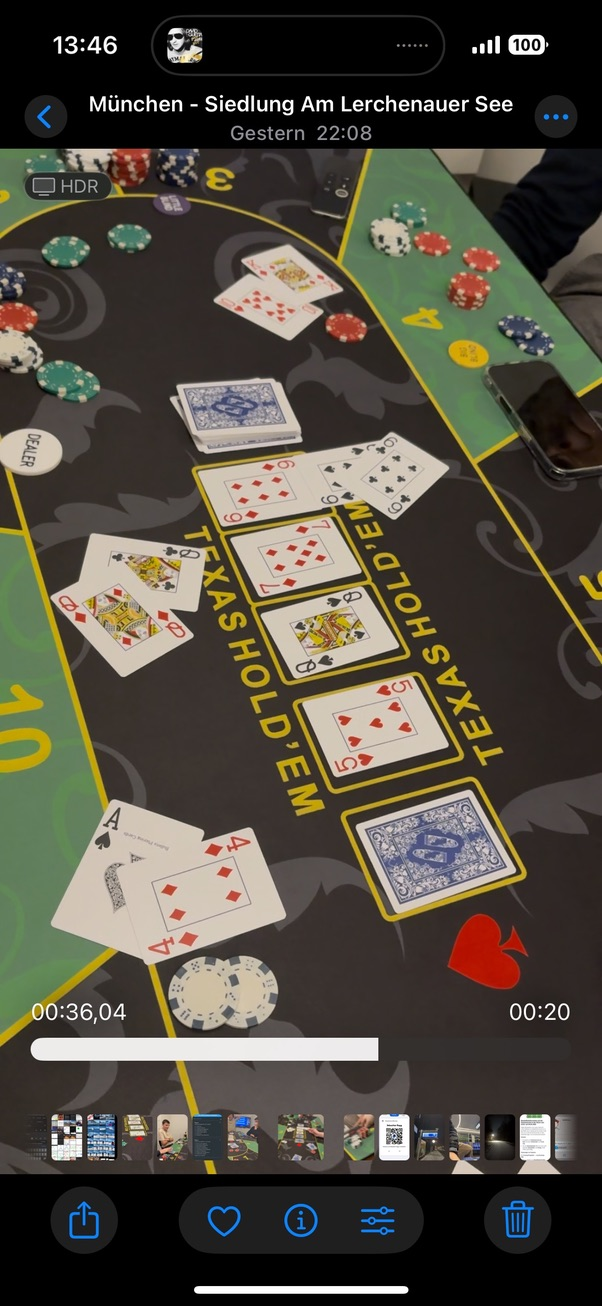
#> input picture server/src/classifier/table/images/0C3C480E-1EF4-4E38-9525-38E93ACCCA61_1_105_c.jpeg, 602 x 1306 px; its folder holds only this picture in this run
$ python table.py
#> lines starting #> are read from the running program, lines starting #| are printed output that depends on the picture; after the words box and inside, x2 and y2 are one past the last pixel; in counts of white or black regions, pixels touching at a corner belong together
import cv2
import numpy as np
import os


def refine_bounding_box(image, coordinates, padding=0.05):
    """
    Refine the bounding box using provided coordinates of the spades or target regions.
    :param image: Original image.
    :param coordinates: List of coordinates (x, y, w, h) for detected objects (spades, etc.).
    :param padding: Padding percentage to add around the bounding box.
    :return: Refined bounding box (x_min, y_min, x_max, y_max).
    """
    if len(coordinates) == 0:
        return 0, 0, image.shape[1], image.shape[0]  # If no objects, return the full image

    # Initialize bounds
    x_min, y_min, x_max, y_max = image.shape[1], image.shape[0], 0, 0

    # Calculate the bounding box around all provided coordinates
    for x, y, w, h in coordinates:
        x_min = min(x_min, x)
        y_min = min(y_min, y)
        x_max = max(x_max, x + w)
        y_max = max(y_max, y + h)

    # Calculate padding based on image size
    padding_x = int(padding * image.shape[1])
    padding_y = int(padding * image.shape[0])

    # Apply padding and ensure bounds are within image dimensions
    x_min = max(0, x_min - padding_x)
    y_min = max(0, y_min - padding_y)
    x_max = min(image.shape[1], x_max + padding_x)
    y_max = min(image.shape[0], y_max + padding_y)

    return x_min, y_min, x_max, y_max


def detect_regions(image):
    """
    Detect the coordinates of the two red spades and yellow rectangles.
    :param image: Input image.
    :return: Detected coordinates, visualization mask.
    """
    # Convert the image to HSV color space
    hsv = cv2.cvtColor(image, cv2.COLOR_BGR2HSV)

    # Detect red regions (spades)
    red_lower1 = np.array([0, 120, 70])
    red_upper1 = np.array([10, 255, 255])
    red_lower2 = np.array([170, 120, 70])
    red_upper2 = np.array([180, 255, 255])
    mask_red = cv2.inRange(hsv, red_lower1, red_upper1) + cv2.inRange(hsv, red_lower2, red_upper2)

    # Detect yellow regions (rectangles)
    yellow_lower = np.array([20, 100, 100])
    yellow_upper = np.array([30, 255, 255])
    mask_yellow = cv2.inRange(hsv, yellow_lower, yellow_upper)

    # Combine masks
    combined_mask = cv2.bitwise_or(mask_red, mask_yellow)

    # Find contours
    contours, _ = cv2.findContours(combined_mask, cv2.RETR_EXTERNAL, cv2.CHAIN_APPROX_SIMPLE)

    # Separate spades (red) and rectangles (yellow)
    spades = []
    others = []
    for contour in contours:
        x, y, w, h = cv2.boundingRect(contour)
        aspect_ratio = float(w) / h
        if aspect_ratio > 0.5 and aspect_ratio < 1.5 and w > 30 and h > 30:  # Likely spades
            spades.append((x, y, w, h))
        elif w > 50 and h > 50:  # Larger areas for yellow rectangles
            others.append((x, y, w, h))

    # Create a visualization of the mask
    mask_visualization = np.zeros_like(image)
    mask_visualization[:, :, 2] = mask_red  # Red areas highlighted in red
    mask_visualization[:, :, 1] = mask_yellow  # Yellow areas highlighted in green

    return spades, others, mask_visualization


def crop_and_transform(image, spades, padding=0.05):
    """
    Crop and transform the image to focus on the area of interest.
    :param image: Original input image.
    :param spades: Coordinates of detected spades.
    :param padding: Padding percentage around the bounding box.
    :return: Highlighted image and cropped image.
    """
    if len(spades) < 2:
        print("Error: Could not detect two spades. Returning the full image.")
        return image, image

    # Sort spades by x-coordinate to determine the left and right spades
    spades = sorted(spades, key=lambda x: x[0])
    left_spade = spades[0]
    right_spade = spades[-1]

    # Define the bounding box from the left spade to the right spade
    x_min, y_min, x_max, y_max = refine_bounding_box(image, [left_spade, right_spade], padding)

    # Crop the image to this bounding box
    cropped_image = image[y_min:y_max, x_min:x_max]

    # Resize the cropped area for consistent display
    resized_image = cv2.resize(cropped_image, (800, 600), interpolation=cv2.INTER_CUBIC)

    # Highlight the selected area in the original image
    highlighted_image = image.copy()
    cv2.rectangle(highlighted_image, (x_min, y_min), (x_max, y_max), (0, 255, 0), 3)

    return highlighted_image, resized_image


def process_image(image):
    """
    Process the input image to detect, highlight, and crop the desired region.
    :param image: Input image.
    :return: Highlighted original image, cropped image, and mask visualization.
    """
    # Detect regions of interest
    spades, others, mask_visualization = detect_regions(image)

    # Highlight detected spades and rectangles with nametags
    for x, y, w, h in spades:
        cv2.rectangle(image, (x, y), (x + w, y + h), (0, 0, 255), 3)  # Red border for spades
        cv2.putText(image, "Spade", (x, y - 10), cv2.FONT_HERSHEY_SIMPLEX, 0.5, (0, 0, 255), 2)  # Nametag for spades
    for x, y, w, h in others:
        cv2.rectangle(image, (x, y), (x + w, y + h), (0, 255, 255), 3)  # Yellow border for rectangles
        cv2.putText(image, "Rectangle", (x, y - 10), cv2.FONT_HERSHEY_SIMPLEX, 0.5, (0, 255, 255),
                    2)  # Nametag for rectangles

    # Crop and highlight the area of interest
    highlighted_image, cropped_image = crop_and_transform(image, spades)

    return highlighted_image, cropped_image, mask_visualization


def load_and_test_images_in_folder(folder_path):
    """
    Load and process all images in the specified folder.
    :param folder_path: Path containing input images.
    """
#> called with folder_path = 'images'
    for filename in os.listdir(folder_path):
        file_path = os.path.join(folder_path, filename)

        if filename.lower().endswith(('.png', '.jpg', '.jpeg', '.bmp', '.tiff')):
            # Read the image
            image = cv2.imread(file_path)
#> image is the input picture: shape (1306, 602, 3); mean B, G, R 63.9, 75.3, 80.1

            if image is None:
                print(f"Error: Could not load image at {file_path}")
                continue

            print(f"Processing image: {filename}")

            # Process the image
            highlighted_image, cropped_image, mask_visualization = process_image(image)
#> in detect_regions, `contours, _ = cv2.findContours(combined_mask, cv2.RETR_EXTERNAL, cv2.C..`: contours = 190 contours, 110 with area under 20; largest, box (x1, y1, x2, y2) and area: (191, 451, 411, 685) 20848, (340, 776, 527, 922) 17082, (292, 672, 464, 794) 13468, (447, 913, 528, 991) 4033, (189, 149, 602, 664) 2950
#> the loop in detect_regions, `for contour in contours:` made 190 passes
#> (x, y, w, h, aspect_ratio) on passes 1, 3, 5: (204, 1160, 13, 14, 0.929), (233, 1157, 1, 1, 1), (162, 1157, 4, 4, 1)
#> after the loop in detect_regions, `for contour in contours:`: others = [(0, 468, 110, 343)]; spades = [(0, 1011, 34, 36), (40, 948, 77, 63), (447, 913, 81, 78), (287, 783, 38, 33), (340, 776, 187, 146), (0, 728, 51, 44), (292, 672, 172, 122), (191, 451, 220, 234), (325, 312, 43, 31), (449, 273, 39, 36), (189, 149, 413, 515), (110, 148, 41, 39)]
#> in detect_regions, `mask_visualization[:, :, 1] = mask_yellow`:
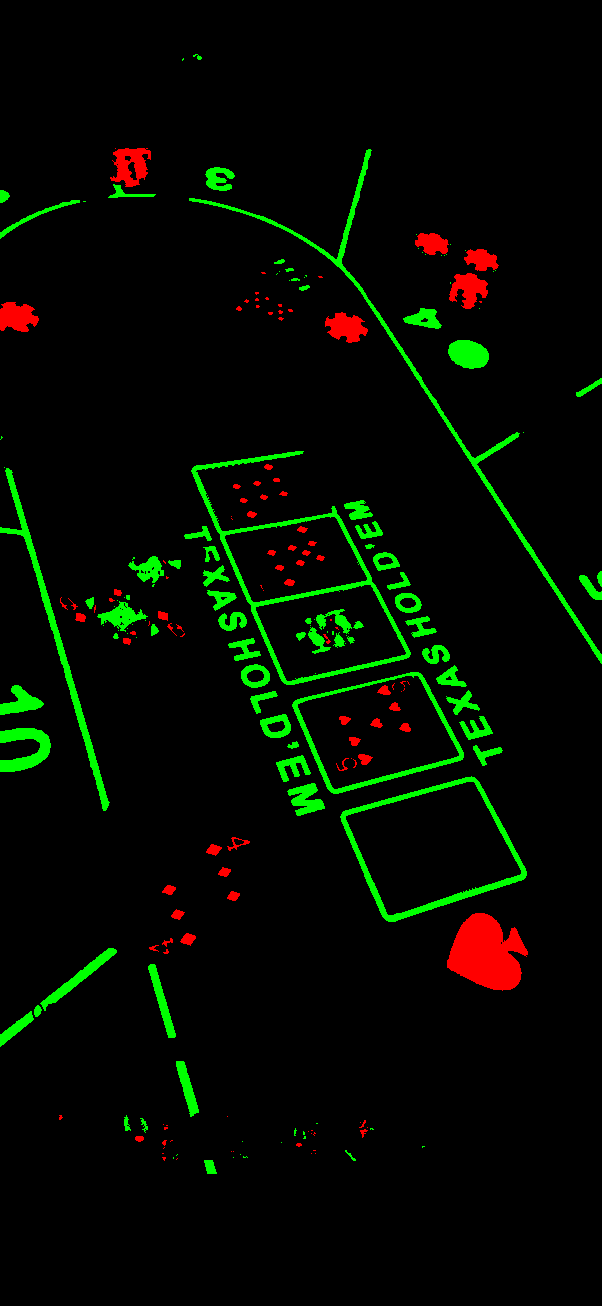
#> mask_visualization: shape (1306, 602, 3); mean of channels 0, 1, 2 0, 10.4, 3.7; drawn as B, G, R
#> in process_image, `spades, others, mask_visualization = detect_regions(image)`: others = [(0, 468, 110, 343)]
#> the loop in process_image, `for x, y, w, h in spades:` made 12 passes
#> after the loop in process_image, `for x, y, w, h in spades:`:
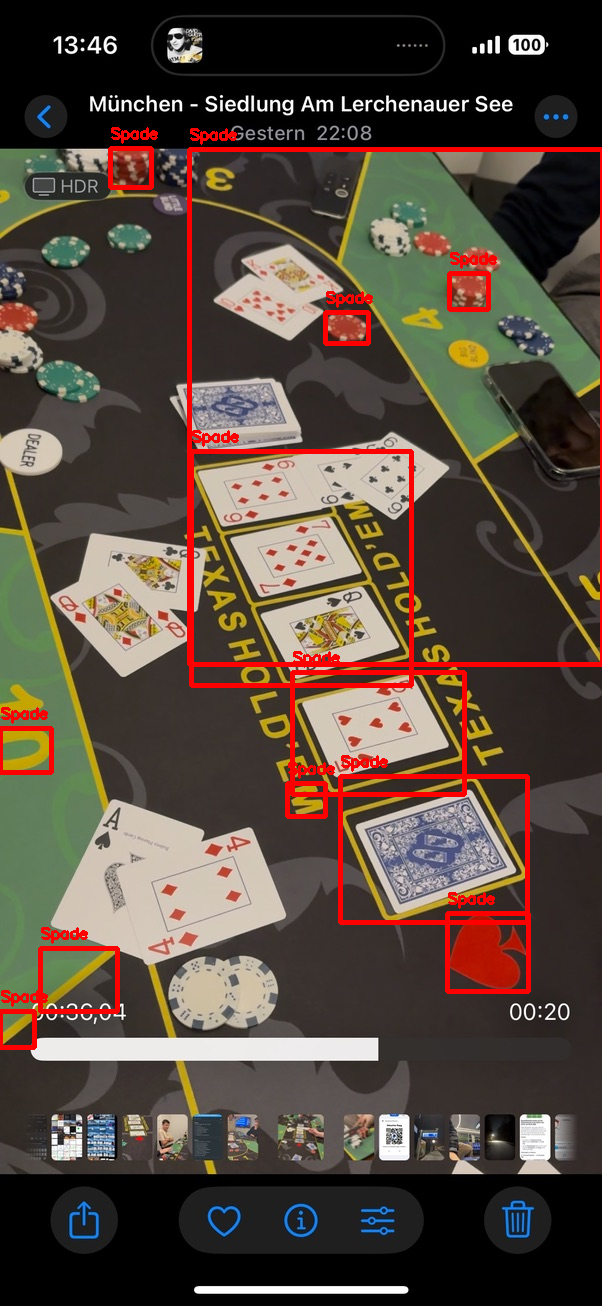
#> image: shape (1306, 602, 3); 3.72% of pixels changed, all inside (x1, y1, x2, y2) = (0, 127, 602, 1050)
#> the loop in process_image, `for x, y, w, h in others:` made 1 pass
#> after the loop in process_image, `for x, y, w, h in others:`:
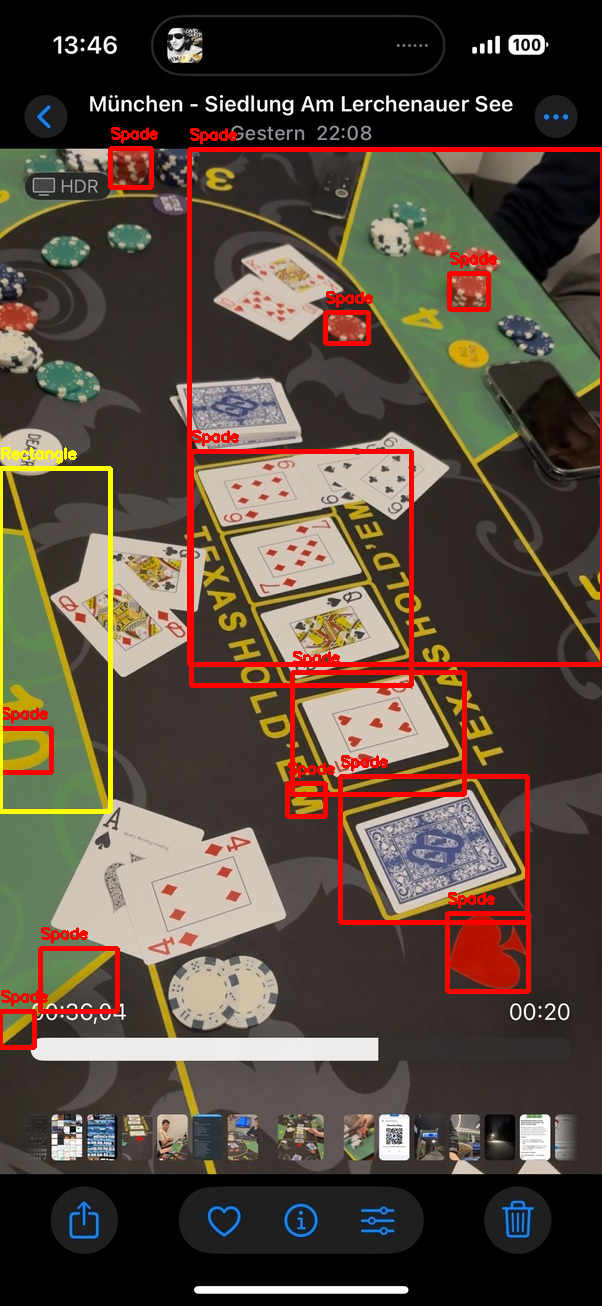
#> image: shape (1306, 602, 3); 0.56% of pixels changed, all inside (x1, y1, x2, y2) = (0, 447, 113, 814)
#> in crop_and_transform, `spades = sorted(spades, key=lambda x: x[0])`: spades = [(0, 1011, 34, 36), (0, 728, 51, 44), (40, 948, 77, 63), (110, 148, 41, 39), (189, 149, 413, 515), (191, 451, 220, 234), (287, 783, 38, 33), (292, 672, 172, 122), (325, 312, 43, 31), (340, 776, 187, 146), (447, 913, 81, 78), (449, 273, 39, 36)]
#> in crop_and_transform, `left_spade = spades[0]`: left_spade = (0, 1011, 34, 36)
#> in crop_and_transform, `right_spade = spades[-1]`: right_spade = (449, 273, 39, 36)
#> in crop_and_transform, `x_min, y_min, x_max, y_max = refine_bounding_box(image, [left_spade, r..`: x_min = 0; y_min = 208; x_max = 518; y_max = 1112
#> in crop_and_transform, `cv2.rectangle(highlighted_image, (x_min, y_min), (x_max, y_max), (0, 2..`:
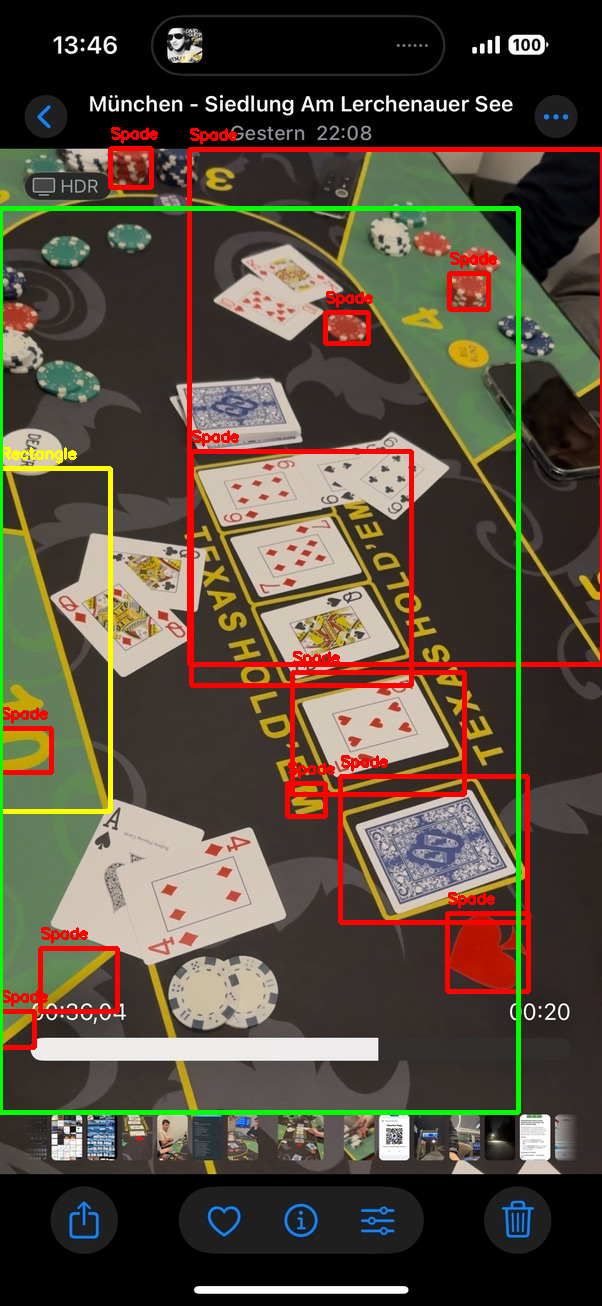
#> highlighted_image: shape (1306, 602, 3); 1.58% of pixels changed, all inside (x1, y1, x2, y2) = (0, 206, 521, 1115)

            # Show the results
            cv2.imshow("Original Image with Highlighted Objects", highlighted_image)
            cv2.imshow("Cropped and Resized Image", cropped_image)
            cv2.imshow("Color Highlighted Mask (Red and Yellow)", mask_visualization)

            # Wait until a key is pressed
            cv2.waitKey(0)

    # Close all OpenCV windows
    cv2.destroyAllWindows()


# Specify the folder path containing the input images
test_folder_path = "images"  # Change this to your folder path

# Process the images
load_and_test_images_in_folder(test_folder_path)

$ run again, on server/src/classifier/table/images/25014D07-9DD4-4F6D-AF3D-BA7E0598EBB3_4_5005_c.jpeg
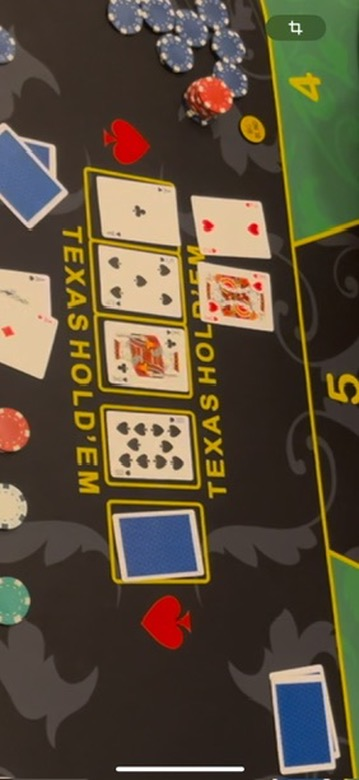
#> input picture server/src/classifier/table/images/25014D07-9DD4-4F6D-AF3D-BA7E0598EBB3_4_5005_c.jpeg, 359 x 780 px
#> in load_and_test_images_in_folder, image is the input picture: shape (780, 359, 3); mean B, G, R 58.7, 78.4, 90.5
#> hsv: shape (780, 359, 3); mean H, S, V 23.7, 105.1, 96.6
#> mask_red: shape (780, 359); 2.8% white; 28 white regions (10 under 20 px), largest, box (x1, y1, x2, y2) and area: (140, 594, 193, 651) 2003, (101, 117, 152, 167) 1686, (185, 76, 235, 120) 1407
#> mask_yellow: shape (780, 359); 6.3% white; 59 white regions (27 under 20 px), largest, box (x1, y1, x2, y2) and area: (267, 35, 359, 780) 3796, (83, 166, 194, 399) 3615, (106, 499, 210, 584) 1679
#> combined_mask: shape (780, 359); 9.1% white; 87 white regions (37 under 20 px)
#> contours = 62 contours, 16 with area under 20; largest, box (x1, y1, x2, y2) and area: (83, 166, 194, 399) 14660, (106, 499, 210, 584) 7988, (99, 404, 201, 490) 7585, (267, 35, 359, 780) 2964, (140, 594, 193, 651) 1922
#> the loop in detect_regions, `for contour in contours:` made 62 passes
#> (x, y, w, h, aspect_ratio) on passes 1, 3, 4, 5, 6, 7, 8, 9: (349, 779, 1, 1, 1), (140, 594, 53, 57, 0.93), (106, 499, 104, 85, 1.22), (208, 481, 19, 17, 1.12), (78, 471, 22, 23, 0.957), (206, 459, 19, 18, 1.06), (76, 447, 22, 19, 1.16), (204, 437, 19, 19, 1)
#> after the loop in detect_regions, `for contour in contours:`: others = [(83, 166, 111, 233), (267, 35, 92, 745)]; spades = [(140, 594, 53, 57), (106, 499, 104, 85), (0, 406, 32, 47), (99, 404, 102, 86), (326, 373, 33, 31), (101, 117, 51, 50), (185, 76, 50, 44)]
#> in detect_regions, `mask_visualization[:, :, 1] = mask_yellow`:
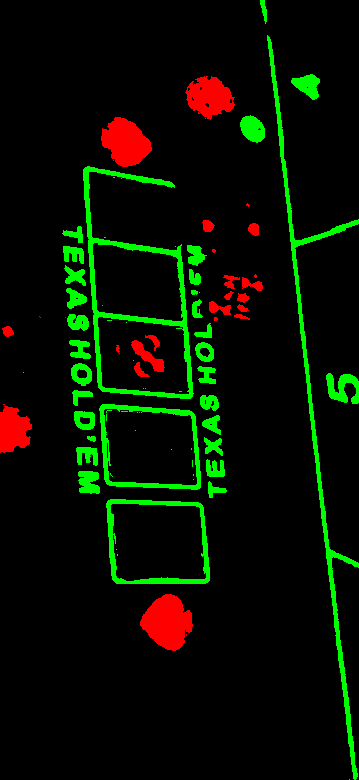
#> mask_visualization: shape (780, 359, 3); mean of channels 0, 1, 2 0, 16, 7.2; drawn as B, G, R
#> in process_image, `spades, others, mask_visualization = detect_regions(image)`: others = [(83, 166, 111, 233), (267, 35, 92, 745)]
#> the loop in process_image, `for x, y, w, h in spades:` made 7 passes
#> the loop in process_image, `for x, y, w, h in others:` made 2 passes
#> in crop_and_transform, `spades = sorted(spades, key=lambda x: x[0])`: spades = [(0, 406, 32, 47), (99, 404, 102, 86), (101, 117, 51, 50), (106, 499, 104, 85), (140, 594, 53, 57), (185, 76, 50, 44), (326, 373, 33, 31)]
#> left_spade = (0, 406, 32, 47)
#> right_spade = (326, 373, 33, 31)
#> in crop_and_transform, `x_min, y_min, x_max, y_max = refine_bounding_box(image, [left_spade, r..`: x_min = 0; y_min = 334; x_max = 359; y_max = 492
#> in crop_and_transform, `cv2.rectangle(highlighted_image, (x_min, y_min), (x_max, y_max), (0, 2..`:
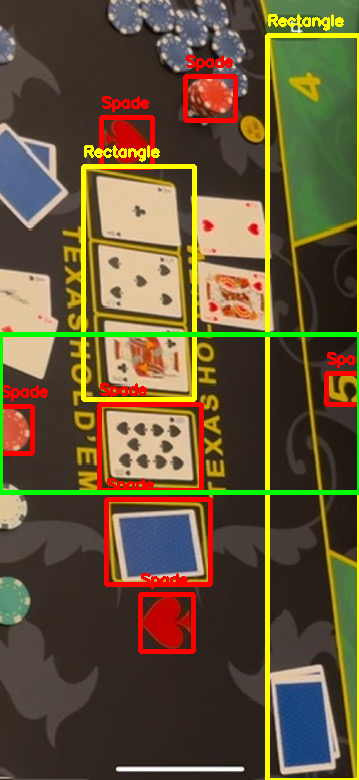
#> highlighted_image: shape (780, 359, 3); mean B, G, R 55.2, 85.7, 101.1
